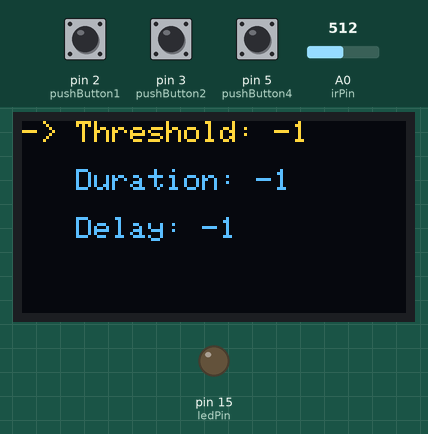
The sketch below on a simulated Arduino Uno, built with avr-gcc and run on an emulated ATmega328P. On the bench: 128×64 one-colour display, output pins drawn as LEDs (lit = HIGH). The test bench sets the inputs (shaded band); at power-on: pin 2 (pushButton1) HIGH, pin 5 (pushButton4) HIGH, pin 3 (pushButton2) HIGH, A0 (irPin) = 512. The OLED is the two-colour kind (top 16 rows yellow); EEPROM starts erased.

Above: at 4.2 s.
4.3 s: pin 2 (pushButton1) pulled LOW for 1 s
At 6.0 s:
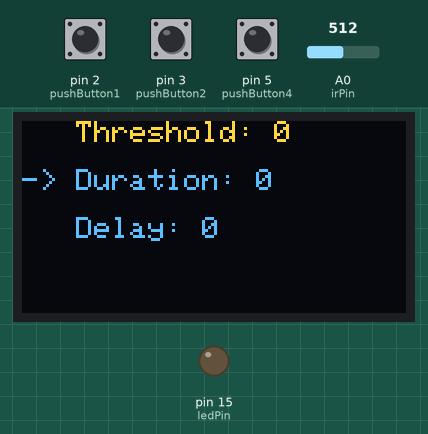
6.8 s: pin 5 (pushButton4) pulled LOW for 1 s
At 8.1 s:
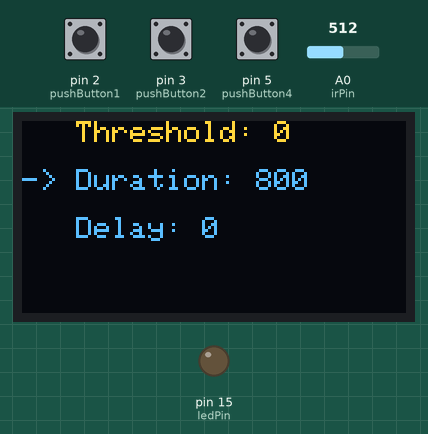
9.3 s: pin 3 (pushButton2) pulled LOW for 3.2 s
At 13.6 s:
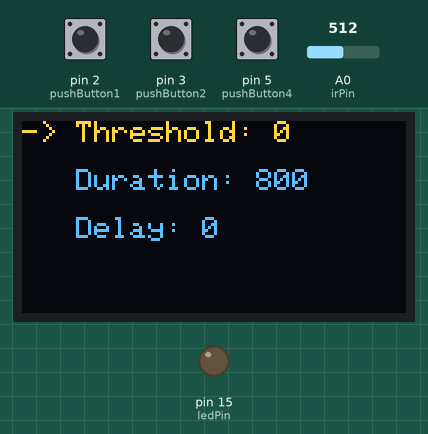
14.0 s: pin 5 (pushButton4) pulled LOW for 0.15 s
At 14.5 s:
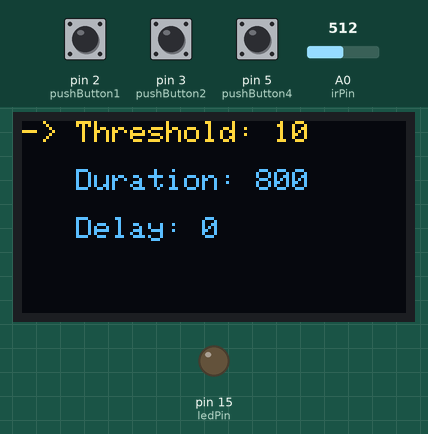
15.6 s: A0 (irPin) set to 0
At 16.4 s:
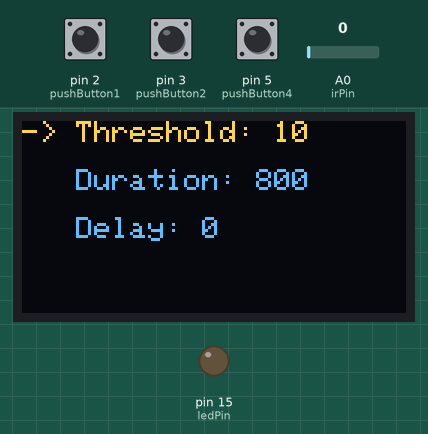
17.1 s: pin 3 (pushButton2) pulled LOW for 1 s
At 18.6 s:
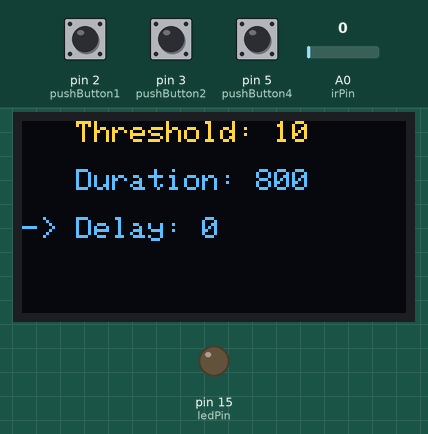
Timing chart, 0 to 20.1 s (numbered marks = the images above; inputs shaded):
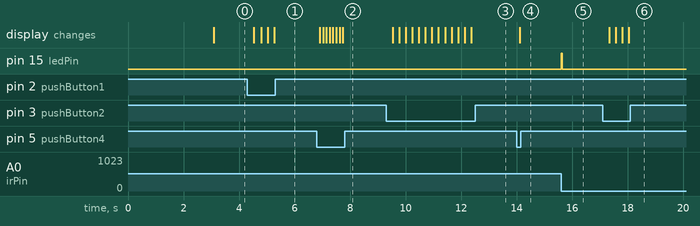

Measured:
- after the input at 4.3 s, the display: changes after 0.23 s (image 1)
- after the input at 6.8 s, the display: first changes after 0.11 s (image 2 shows a later state)
- after the input at 9.3 s, the display: changes after 0.24 s (image 3)
- after the input at 14.0 s, the display: changes after 0.11 s (image 4)
- after the input at 15.6 s, pin 15 (ledPin): LOW → HIGH at once, → LOW 0.03 s later
- after the input at 17.1 s, the display: changes after 0.24 s (image 6)

The sketch:

ir-sensor.ino
```cpp
// libraries for screen
#include <SPI.h>
#include <Wire.h>
#include <EEPROM.h>
#include <Adafruit_GFX.h>
#include <Adafruit_SSD1306.h>


// create screen object
#define OLED_RESET 4
Adafruit_SSD1306 display(OLED_RESET);

// pin layout
const int ledPin = 15;
const int pushButton1 = 2;
const int pushButton2 = 3;
const int pushButton3 = 4;
const int pushButton4 = 5;

// other varibales
volatile int irInputVal = 0;
int irPin = 14;
int irThreshold = EEPROM.get(10, irThreshold);
long ledDuration = EEPROM.get(20, ledDuration);
int ledDurationCount = 0;
int ledDelay = EEPROM.get(30, ledDelay);
volatile int ledDelayCount = 0;

int buttonCounter1 = 0;
int buttonCounter2 = 0;
int buttonCounter3 = 0;
int buttonCounter4 = 0;


volatile int trigger = 0;
volatile int triggerHistory = 0;
// for IR sensor

int ledTrigger = 0;
volatile int ledDelayTemp = 0;
volatile long ledDurationTemp = 0;

// use these to see if we need to update the screen
// we don't do this all the time because it is an expensive operation
int oldVariableSum = 0;
int variableSum = 0;
//
int screenState = 0;

void setup() {
  Serial.begin(9600);

  pinMode(ledPin, OUTPUT);
  pinMode(pushButton1, INPUT_PULLUP);
  pinMode(pushButton2, INPUT_PULLUP);
  pinMode(pushButton3, INPUT_PULLUP);
  pinMode(pushButton4, INPUT_PULLUP);

  display.begin(SSD1306_SWITCHCAPVCC,  0x3C);
  display.clearDisplay();
  splashscreen();
  updatedisplay();

  digitalWrite(ledPin, LOW);

  OCR0A = 0xAF;
  TIMSK0 |= _BV(OCIE0A);
}

void loop() {

  int pushButton1Val = digitalRead(pushButton1);
  int pushButton2Val = digitalRead(pushButton2);
  int pushButton3Val = digitalRead(pushButton3);
  int pushButton4Val = digitalRead(pushButton4);

  if(ledDelayTemp > 0) {
    ledDelayTemp = ledDelayTemp - 1;
  } else if (ledDurationTemp > 0){
    ledDurationTemp = ledDurationTemp - 1;
    digitalWrite(ledPin,HIGH);
  } else {
      digitalWrite(ledPin,LOW);
  }


// button 1 *************************************************

  if (pushButton1Val == LOW) {
    buttonCounter1 = buttonCounter1 + 1;
  } else {
    buttonCounter1 = 0;
  }

  if (buttonCounter1 > 5000) {
    buttonCounter1 = 0;
    // increment variable
    if (screenState < 2) {
      screenState = screenState + 1;
    } else {
      screenState = 0;
    }
  }
//// button 2 *************************************************
  if (pushButton2Val == LOW) {
    buttonCounter2 = buttonCounter2 + 1;
  } else {
    buttonCounter2 = 0;
  }

  if (buttonCounter2 > 5000) {
    buttonCounter2 = 0;
    // increment variable
    if (screenState > 0) {
      screenState = screenState - 1;
    } else {
      screenState = 2;
    }
  }
//// button 3 *************************************************
  if (pushButton3Val == LOW) {
    buttonCounter3 = buttonCounter3 + 1;
  } else {
    buttonCounter3 = 0;
  }

  if (buttonCounter3 > 2000) {
    buttonCounter3 = 0;
    // increment variable
    switch (screenState) {
      case 0:
        irThreshold = irThreshold - 10;
        break;
      case 1:
        ledDuration = ledDuration - 100;
        break;
      case 2:
        ledDelay = ledDelay - 100;
        break;
    }
  }
//// button 4 *************************************************
  if (pushButton4Val == LOW) {
    buttonCounter4 = buttonCounter4 + 1;
  } else {
    buttonCounter4 = 0;
  }

  if (buttonCounter4 > 2000) {
    buttonCounter4 = 0;
    // increment variable
    switch (screenState) {
      case 0:
        irThreshold = irThreshold + 10;
        break;
      case 1:
        ledDuration = ledDuration + 100;
        break;
      case 2:
        ledDelay = ledDelay + 100;
        break;
    }
  }
// end buttons
// bounds for variables
  if(irThreshold < 0){
    irThreshold = 0;
  } else if (irThreshold > 1020){
    irThreshold = 1020;
  }

  if(ledDuration < 0){
    ledDuration = 0;
  } else if (ledDuration > 20000){
    ledDuration = 20000;
  }

  if(ledDelay < 0){
    ledDelay = 0;
  } else if (ledDelay > 20000){
    ledDelay = 20000;
  }


  variableSum = irThreshold + ledDuration + ledDelay + screenState;


  if (variableSum != oldVariableSum) {
    updatedisplay();
    EEPROM.put(10, irThreshold);
    EEPROM.put(20, ledDuration);
    EEPROM.put(30, ledDelay);
  }
  oldVariableSum = variableSum;
}

//***************************************//
// Funcitons
//***************************************//

SIGNAL(TIMER0_COMPA_vect) {

  irInputVal = analogRead(irPin);

  if (irInputVal < irThreshold && triggerHistory == 0){
    trigger = 1;
  }
  if(irInputVal < irThreshold && ledDurationTemp == 0 && trigger == 1) {
    ledDelayTemp = ledDelay;
    ledDurationTemp = ledDuration;
    trigger = 0;
  }

  if (irInputVal < irThreshold) {
    triggerHistory = 1;
  } else {
    triggerHistory = 0;
  }
}

void splashscreen(){
  display.setTextSize(2);
  display.setTextColor(WHITE);
  display.setCursor(0,0);
  display.println("Problems?");
  display.setTextSize(1);
  display.println("");
  display.setTextSize(2);
  display.println("Contact:");
  display.setTextSize(1);
  display.println("");
  display.println("harlenbains@ieee.org");
  display.display();
  delay(3000);
  display.clearDisplay();
}

void updatedisplay(){
  switch (screenState){
    case 0:
      display.setTextSize(1);
      display.setTextColor(WHITE);
      display.setCursor(0,0);
      display.print("-> Threshold: ");
      display.println(irThreshold);
      display.println("");
      display.print("   Duration: ");
      display.println(ledDuration);
      display.println("");
      display.print("   Delay: ");
      display.println(ledDelay);
      display.println("");
      display.display();
      display.clearDisplay();
      break;
    case 1:
      display.setTextSize(1);
      display.setTextColor(WHITE);
      display.setCursor(0,0);
      display.print("   Threshold: ");
      display.println(irThreshold);
      display.println("");
      display.print("-> Duration: ");
      display.println(ledDuration);
      display.println("");
      display.print("   Delay: ");
      display.println(ledDelay);
      display.println("");
      display.display();
      display.clearDisplay();
      break;
    case 2:
      display.setTextSize(1);
      display.setTextColor(WHITE);
      display.setCursor(0,0);
      display.print("   Threshold: ");
      display.println(irThreshold);
      display.println("");
      display.print("   Duration: ");
      display.println(ledDuration);
      display.println("");
      display.print("-> Delay: ");
      display.println(ledDelay);
      display.println("");
      display.display();
      display.clearDisplay();
      break;
  }
}
```
